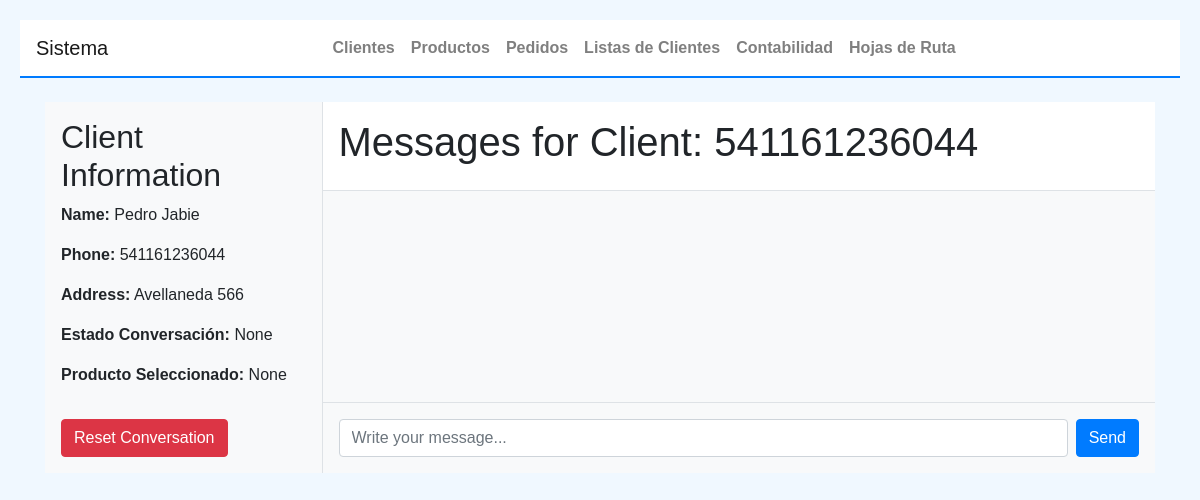
Page /client_messages/541161236044 on the committed database.
### tables this page shows
CREATE TABLE clientes (
    id INTEGER PRIMARY KEY AUTOINCREMENT,
    nombre_completo TEXT NOT NULL,
    celular TEXT NOT NULL,
    direccion TEXT NOT NULL,
    estado_conversacion TEXT,
    producto_seleccionado TEXT
);

### app2.py (the view)
@app.route('/client_messages/<whatsapp_id>', methods=['GET'])
def client_messages(whatsapp_id):
    conn = Mensaje.get_db_connection()
    form = EmptyForm()
    try:
        client = Cliente.obtener_por_celular(whatsapp_id)
    except sqlite3.Error as e:
        print(f"Error retrieving messages for {whatsapp_id}: {e}")
        messages = []
        has_more = False
        client = None
    finally:
        Mensaje.close_connection(conn)
    return render_template('client_messages.html',
                           whatsapp_id=whatsapp_id,
                           client=client,form=form )

### app2.py
class EmptyForm(FlaskForm):
    pass

### app2.py (called while the page is built)
@app.teardown_appcontext
def close_db_connection(exception):
    db = g.pop('db', None)
    if db is not None:
        db.close()

### objetos2.py (called while the page is built)
    @staticmethod
    def get_db_connection():
        try:
            conn = sqlite3.connect(DATABASE)
            conn.row_factory = sqlite3.Row
            return conn
        except sqlite3.Error as e:
            print(f"Error connecting to the database: {e}")
            raise

    @staticmethod
    def close_connection(conn):
        if conn:
            try:
                conn.close()
            except sqlite3.Error as e:
                print(f"Error closing the database connection: {e}")

    @staticmethod
    def obtener_por_celular(celular):
        conn = Cliente.get_db_connection()
        try:
            row = conn.execute("SELECT * FROM clientes WHERE celular = ?", (celular,)).fetchone()
            if row:
                return Cliente(
                    nombre_completo=row['nombre_completo'],
                    celular=row['celular'],
                    direccion=row['direccion'],
                    id=row['id'],
                    estado_conversacion=row['estado_conversacion'],
                    producto_seleccionado=row['producto_seleccionado']
                )
        except sqlite3.Error as e:
            print(f"Error retrieving cliente by celular: {e}")
        finally:
            Cliente.close_connection(conn)
        return None

### templates/client_messages.html (shortened to what this page needs)
{% extends "base.html" %}
{% block content %}
<div class="container-fluid mt-4">
    <div class="row">
        <div class="col-md-3 bg-light p-3 border-right">
            <h2>Client Information</h2>
            <p><strong>Name:</strong> {{ client.nombre_completo }}</p>
            <p><strong>Phone:</strong> {{ client.celular }}</p>
            <p><strong>Address:</strong> {{ client.direccion }}</p>
            <p><strong>Estado Conversación:</strong> {{ client.estado_conversacion or "None" }}</p>
            <p><strong>Producto Seleccionado:</strong> {{ client.producto_seleccionado or "None" }}</p>
            <form action="{{ url_for('reset_conversation', id=client.id) }}" method="POST">
                <button type="submit" class="btn btn-danger mt-3">Reset Conversation</button>
            </form>
        </div>
        <div class="col-md-9 d-flex flex-column p-0">
            <div class="bg-white border-bottom p-3">
                <h1>Messages for Client: {{ whatsapp_id }}</h1>
            </div>
            <div id="message-window" class="flex-grow-1 p-3 bg-light overflow-auto">
            </div>
            <div class="d-flex p-3 bg-light border-top">
                <input type="text" id="message-input" class="form-control" placeholder="Write your message..." />
                <button id="send-message-btn" class="btn btn-primary ml-2">Send</button>
            </div>
        </div>
    </div>
</div>
{% endblock %}

### templates/base.html (style rules this page uses)
body { font-family: Arial, sans-serif; margin: 20px; background-color: #f0f8ff; }

### rows in the picture
clientes: nombre_completo "Pedro Jabie", celular "541161236044", direccion "Avellaneda 566"

### other values in the picture
{{ client.estado_conversacion or "None" }} "None"
{{ client.producto_seleccionado or "None" }} "None"
{{ whatsapp_id }} "541161236044"
